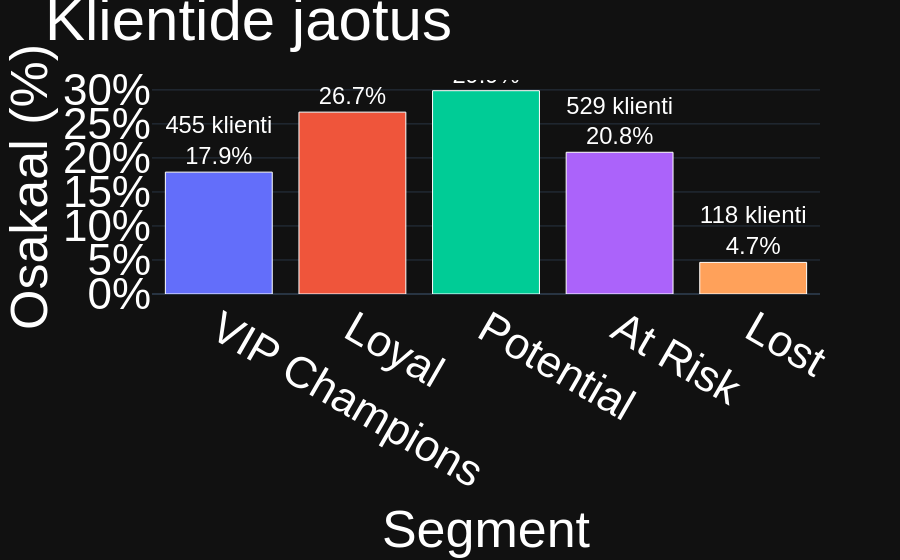

Notebook cell for this chart:
### Markdown cell above
# Nädal 7 — Roll D: Visualiseerimine

**Vastutaja: Kalju**

## Roll ja töö ulatus

**Roll D — Visualiseerimine**

- Luua Tulp diagramm mis näitab klientide jaotust gruppide kaupa
- Luua Hajuvus diagram mis näitab iga kliendi ostusid ajas ning mahus.
- Luua Sektor diagramm mis näitab top 10 kliendi ostude suhet kogu käibest.
- Luua kokkuvõtte soovitusteks

### Sisend

Roll C annab puhastatud DataFrame'id nimega `segment_summary` ja `rfm`.

### Code cell
import plotly.express as px
import plotly.io as pio
import webbrowser
import pandas as pd

# Sort segments
order = ["VIP Champions", "Loyal", "Potential", "At Risk", "Lost"]
segment_summary["Segment"] = pd.Categorical(segment_summary["Segment"], categories=order, ordered=True)
segment_summary = segment_summary.sort_values("Segment")

fig1 = px.bar(
    segment_summary,
    x="Segment",
    y="customer_share_pct",
    text="customers",
    title="Klientide jaotus",
    labels={"customer_share_pct": "Osakaal (%)", "Segment": "Segment"},
    color="Segment",
    color_discrete_sequence=px.colors.qualitative.Plotly
)

fig1.update_traces(
    texttemplate="%{text} klienti<br>%{y:.1f}%",
    textposition="outside",
    textfont=dict(size=44, color="white", family="Arial, sans-serif"),
    marker=dict(line=dict(width=1, color="white")),
    hoverinfo='none',
    hovertemplate=None
)

fig1.update_layout(
    template="plotly_dark",
    autosize=True,
    margin=dict(l=80, r=80, t=80, b=80),
    title=dict(font=dict(size=60, color="white", family="Arial, sans-serif")),
    xaxis=dict(
        title=dict(text="Segment", font=dict(size=52, color="white", family="Arial, sans-serif")),
        tickfont=dict(size=44, color="white", family="Arial, sans-serif")
    ),
    yaxis=dict(
        title=dict(text="Osakaal (%)", font=dict(size=52, color="white", family="Arial, sans-serif")),
        tickfont=dict(size=44, color="white", family="Arial, sans-serif"),
        ticksuffix="%"
    ),
    showlegend=False
)

# Try multiple renderers, fallback to HTML
renderers = ["vscode", "notebook", "browser"]
for r in renderers:
    try:
        pio.renderers.default = r
        fig1.show(config={'responsive': True})
        print(f"✅ Graph 1 rendered with {r}")
        break
    except Exception as e:
        print(f"❌ {r} failed: {e}")
        continue
else:
    print("⚠️ All renderers failed – opening HTML file...")
    fig1.write_html("graph1.html")
    webbrowser.open("graph1.html")

### Figure 1 — Plotly figure (JSON) as saved in the notebook; plotly's stock layout.template omitted (floating-point values rounded to 4 significant figures)
{"data": [{"hoverinfo": "none", "legendgroup": "VIP Champions", "marker": {"color": "#636EFA", "line": {"color": "white", "width": 1}, "pattern": {"shape": ""}}, "name": "VIP Champions", "orientation": "v", "showlegend": true, "text": [455.0], "textfont": {"color": "white", "family": "Arial, sans-serif", "size": 44}, "textposition": "outside", "texttemplate": "%{text} klienti<br>%{y:.1f}%", "type": "bar", "x": ["VIP Champions"], "xaxis": "x", "y": [17.91], "yaxis": "y"}, {"hoverinfo": "none", "legendgroup": "Loyal", "marker": {"color": "#EF553B", "line": {"color": "white", "width": 1}, "pattern": {"shape": ""}}, "name": "Loyal", "orientation": "v", "showlegend": true, "text": [679.0], "textfont": {"color": "white", "family": "Arial, sans-serif", "size": 44}, "textposition": "outside", "texttemplate": "%{text} klienti<br>%{y:.1f}%", "type": "bar", "x": ["Loyal"], "xaxis": "x", "y": [26.73], "yaxis": "y"}, {"hoverinfo": "none", "legendgroup": "Potential", "marker": {"color": "#00CC96", "line": {"color": "white", "width": 1}, "pattern": {"shape": ""}}, "name": "Potential", "orientation": "v", "showlegend": true, "text": [759.0], "textfont": {"color": "white", "family": "Arial, sans-serif", "size": 44}, "textposition": "outside", "texttemplate": "%{text} klienti<br>%{y:.1f}%", "type": "bar", "x": ["Potential"], "xaxis": "x", "y": [29.88], "yaxis": "y"}, {"hoverinfo": "none", "legendgroup": "At Risk", "marker": {"color": "#AB63FA", "line": {"color": "white", "width": 1}, "pattern": {"shape": ""}}, "name": "At Risk", "orientation": "v", "showlegend": true, "text": [529.0], "textfont": {"color": "white", "family": "Arial, sans-serif", "size": 44}, "textposition": "outside", "texttemplate": "%{text} klienti<br>%{y:.1f}%", "type": "bar", "x": ["At Risk"], "xaxis": "x", "y": [20.83], "yaxis": "y"}, {"hoverinfo": "none", "legendgroup": "Lost", "marker": {"color": "#FFA15A", "line": {"color": "white", "width": 1}, "pattern": {"shape": ""}}, "name": "Lost", "orientation": "v", "showlegend": true, "text": [118.0], "textfont": {"color": "white", "family": "Arial, sans-serif", "size": 44}, "textposition": "outside", "texttemplate": "%{text} klienti<br>%{y:.1f}%", "type": "bar", "x": ["Lost"], "xaxis": "x", "y": [4.65], "yaxis": "y"}], "layout": {"autosize": true, "barmode": "relative", "legend": {"title": {"text": "Segment"}, "tracegroupgap": 0}, "margin": {"b": 80, "l": 80, "r": 80, "t": 80}, "showlegend": false, "title": {"font": {"color": "white", "family": "Arial, sans-serif", "size": 60}, "text": "Klientide jaotus"}, "xaxis": {"anchor": "y", "categoryarray": ["VIP Champions", "Loyal", "Potential", "At Risk", "Lost"], "categoryorder": "array", "domain": [0, 1], "tickfont": {"color": "white", "family": "Arial, sans-serif", "size": 44}, "title": {"font": {"color": "white", "family": "Arial, sans-serif", "size": 52}, "text": "Segment"}}, "yaxis": {"anchor": "x", "domain": [0, 1], "tickfont": {"color": "white", "family": "Arial, sans-serif", "size": 44}, "ticksuffix": "%", "title": {"font": {"color": "white", "family": "Arial, sans-serif", "size": 52}, "text": "Osakaal (%)"}}}}
